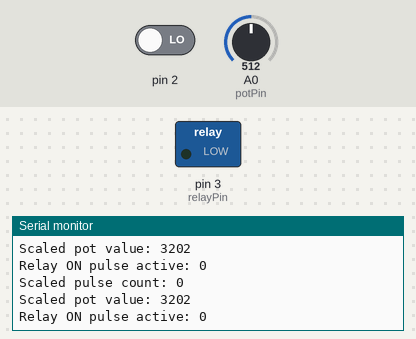
A sketch run on a simulated Arduino Uno, built with avr-gcc and run on an emulated ATmega328P. Parts: switched loads named in the sketch (green lamp = pin HIGH), the last lines printed to the serial monitor. The inputs (shaded band) are chosen by the test bench; at power-on: A0 (potPin) = 512, pin 2 LOW.

Above: at 1.2 s.
1.3 s: A0 (potPin) set to 120
At 1.8 s:
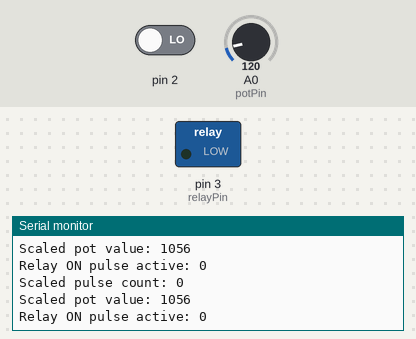
2.8 s: A0 (potPin) set to 104
At 3.5 s:
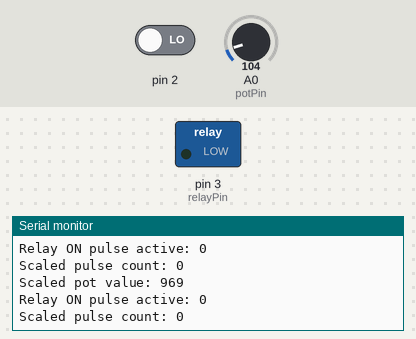
Timing chart, 0 to 5.8 s (numbered marks = the images above; inputs shaded):
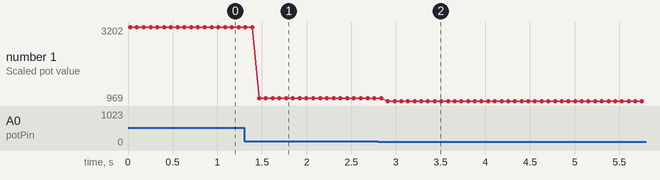

The sketch:

RevlimiterWagon.ino
```cpp
unsigned long pulseCount = 0;
unsigned long startTime;
const unsigned long duration = 100; // timeframe in ms
const int potPin = A0;
const int relayPin = 3;
long scaledPulseCount;
long scaledPotValue;

// Pulse duration for relay ON
const unsigned long onPulseDuration = 20; // milliseconds
unsigned long onPulseStart = 0;
bool onPulseActive = false;

void setup() {
    pinMode(2, INPUT);
    pinMode(relayPin, OUTPUT);
    digitalWrite(relayPin, LOW); // start OFF
    attachInterrupt(digitalPinToInterrupt(2), countPulse, RISING);
    startTime = millis();
    Serial.begin(9600);
}

void loop() {
    int potValue = analogRead(potPin);
    scaledPotValue = map(potValue, 0, 1023, 400, 6000);
    scaledPulseCount = map(pulseCount, 0, 100, 0, 10000);

    Serial.println("Scaled pulse count: " + String(scaledPulseCount));
    Serial.println("Scaled pot value: " + String(scaledPotValue));
    Serial.println("Relay ON pulse active: " + String(onPulseActive));

    // Trigger ON pulse if above setpoint and pulse is not active
    if (!onPulseActive && scaledPulseCount > scaledPotValue) {
        digitalWrite(relayPin, HIGH);
        onPulseStart = millis();
        onPulseActive = true;
    }

    // Check if ON pulse is done
    if (onPulseActive && (millis() - onPulseStart >= onPulseDuration)) {
        digitalWrite(relayPin, LOW);
        onPulseActive = false;
    }

    // Reset pulse count every 'duration' ms
    if ((millis() - startTime) >= duration) {
        startTime = millis();
        pulseCount = 0;
    }
}

void countPulse() {
    pulseCount++;
}
```

Measured:
- the behaviour switches between 110 and 109 on A0 (potPin) (found by bisection; images 1 and 2)
- after the input at 1.3 s, the serial monitor: prints a new line after 0.17 s (image 1)
- after the input at 2.8 s, the serial monitor: prints a new line after 0.11 s (image 2)
- plotted number 1: 3202 → 1056 after the input at 1.3 s, 1056 → 969 after the input at 2.8 s
